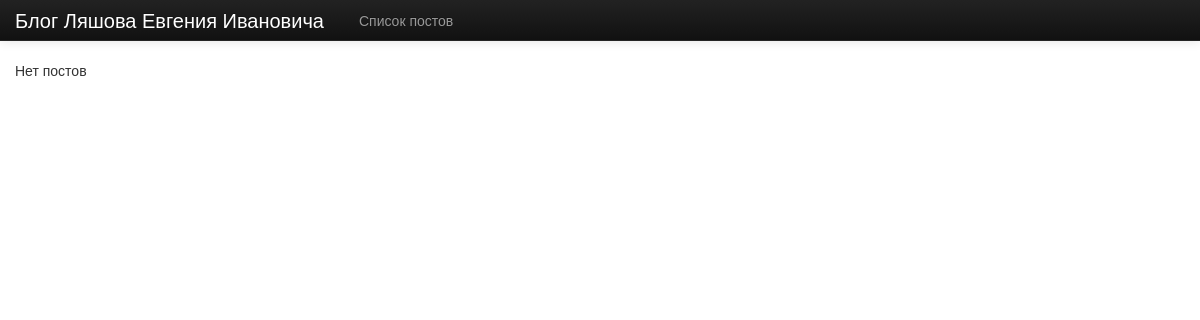
/blog/, run on an earlier commit of the app's database.
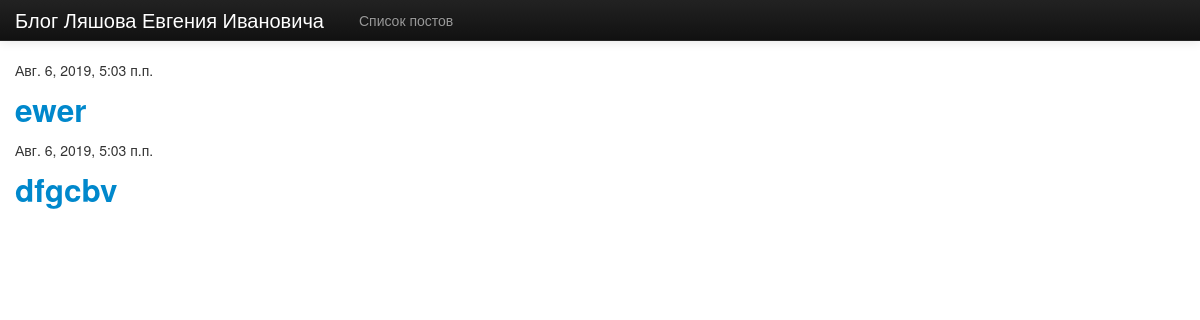
And on a later commit of the database.
### blog/models.py (models this page shows, shortened)
class Post(models.Model):
    title = models.CharField(max_length=255) # заголовок поста
    context = models.TextField(max_length=10000)
    created = models.DateTimeField()  # дата публикации
    public = models.BooleanField(default=True)
    def get_absolute_url(self):
        return "/blog/%i/" % self.id

### blog/views.py (the view)
class PostsListView(ListView): # представление в виде списка
    model = Post                   # модель для представления

### blog/templates/blog/post_list.html (shortened to what this page needs)
{% extends 'blog/base.html' %}
{% block content %}
    {% for post in object_list %}
        <p>{{ post.created }}</p>
        <h2><a href="{{ post.get_absolute_url }}">{{ post.title }}</a></h2>
    {% empty %}
    <p>Нет постов</p>
    {% endfor %}
{% endblock %}

### blog/templates/blog/base.html (shortened to what this page needs)
<!DOCTYPE html>
<html lang="ru">
    <head>
        <link href="/static/bootstrap/css/bootstrap.css" rel="stylesheet">
        <link href="/static/bootstrap/css/bootstrap-responsive.css" rel="stylesheet">
    </head>
<body>
<div class="navbar navbar-inverse navbar-fixed-top">
    <div class="navbar-inner">
        <div class="container">
            <div class="brand">Блог Ляшова Евгения Ивановича</div>
            <ul class="nav">
                <li><a href="{% url 'list' %}" class="">Список постов</a></li>
            </ul>
        </div>
    </div>
</div>
<div class="container">
     {% block content %}Empty page{% endblock %}
</div>
</body>
</html>

### blog/templates/blog/base.html (style rules this page uses)
body { padding-top: 60px; }

What changed in the data, as far as the page shows it:
added Post: created "Авг. 6, 2019, 5:03 п.п.", title "ewer"
added Post: created "Авг. 6, 2019, 5:03 п.п.", title "dfgcbv"
Also different on the page:
text no longer shown: "Нет постов"
